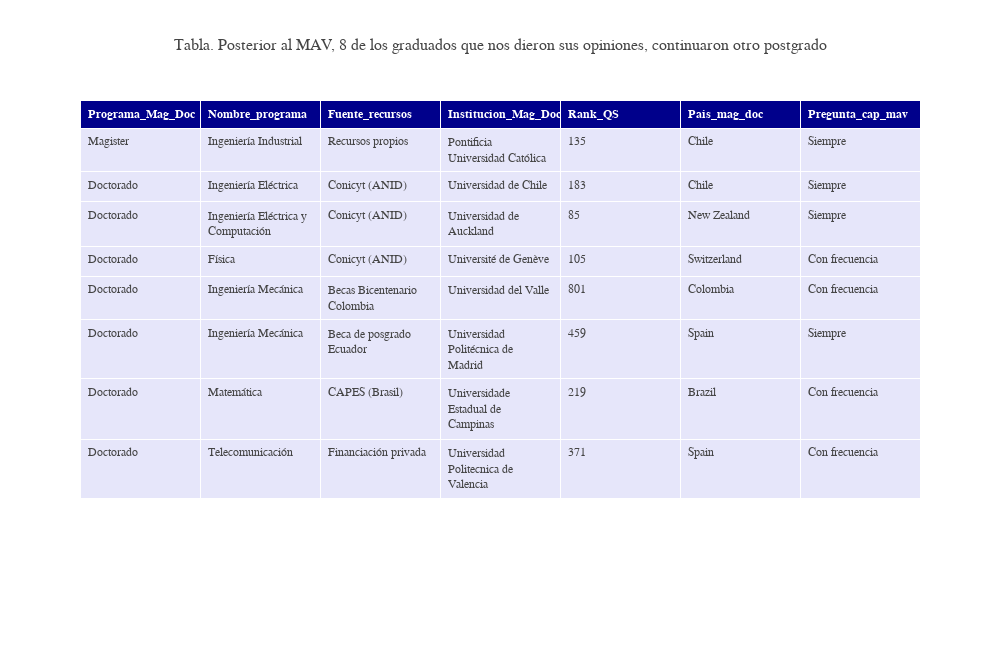

Notebook code for this chart:
### Markdown cell above
# Posterior al término del <span style="color:#AC1212">*MAV*</span> 
## Análisis de los datos de <span style="color:#AC1212">*8 de los graduados*</span> que nos dieron sus opiniones y que continuaron otro postgrado

### Code cell
path_file_sorted    = 'egresados_mag_doc.xlsx'
ochopost(path_file_sorted)

### Figure 1 — Plotly figure (JSON) as saved in the notebook; plotly's stock layout.template omitted (floating-point values rounded to 4 significant figures)
{"data": [{"cells": {"align": "left", "fill": {"color": "lavender"}, "font": {"family": "Rockwell", "size": 12}, "height": 30, "values": [["Magister", "Doctorado", "Doctorado", "Doctorado", "Doctorado", "Doctorado", "Doctorado", "Doctorado"], ["Ingeniería Industrial", "Ingeniería Eléctrica", "Ingeniería Eléctrica y Computación", "Física", "Ingeniería Mecánica", "Ingeniería Mecánica", "Matemática", "Telecomunicación"], ["Recursos propios", "Conicyt (ANID)", "Conicyt (ANID)", "Conicyt (ANID)", "Becas Bicentenario Colombia", "Beca de posgrado Ecuador", "CAPES (Brasil)", "Financiación privada"], ["Pontificia Universidad Católica", "Universidad de Chile", "Universidad de Auckland", "Université de Genève", "Universidad del Valle ", "Universidad Politécnica de Madrid", "Universidade Estadual de Campinas", "Universidad Politecnica de Valencia"], [135, 183, 85, 105, 801, 459, 219, 371], ["Chile", "Chile", "New Zealand", "Switzerland", "Colombia", "Spain", "Brazil", "Spain"], ["Siempre", "Siempre", "Siempre", "Con frecuencia", "Con frecuencia", "Siempre", "Con frecuencia", "Con frecuencia"]]}, "header": {"align": "left", "fill": {"color": "darkblue"}, "font": {"color": "white", "family": "Rockwell", "size": 12}, "height": 20, "values": ["<b>Programa_Mag_Doc</b>", "<b>Nombre_programa</b>", "<b>Fuente_recursos</b>", "<b>Institucion_Mag_Doc</b>", "<b>Rank_QS</b>", "<b>Pais_mag_doc</b>", "<b>Pregunta_cap_mav</b>"]}, "type": "table"}], "layout": {"height": 670, "title": {"text": "Tabla. Posterior al MAV, 8 de los graduados que nos dieron sus opiniones, continuaron otro postgrado"}, "width": 1000}}
